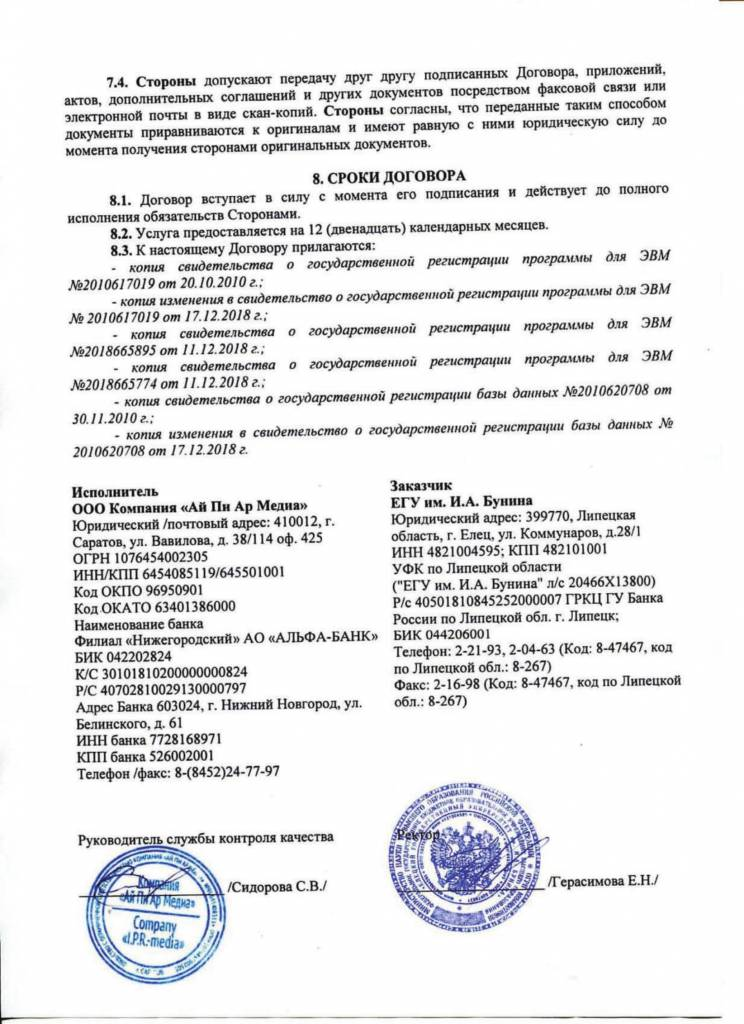
#> input picture computer_vision/simple stamp detector/task_02_1.jpg, 744 x 1024 px
$ python main.py
#> lines starting #> are read from the running program, lines starting #| are printed output that depends on the picture; after the words box and inside, x2 and y2 are one past the last pixel; in counts of white or black regions, pixels touching at a corner belong together
import cv2
import numpy as np


LOWER_BLUE = np.array([90,  60, 50],  dtype=np.uint8)
UPPER_BLUE = np.array([140,255,255], dtype=np.uint8)

def get_mask(hsv, lower, upper):
    return cv2.inRange(hsv, lower, upper)

def biggest_contour(mask):
    cnts, _ = cv2.findContours(mask, cv2.RETR_EXTERNAL, cv2.CHAIN_APPROX_SIMPLE)
    if not cnts:
        return None
    return max(cnts, key=cv2.contourArea)

def is_valid_stamp(cnt, img_wh):
    h, w = img_wh
    area = cv2.contourArea(cnt)
    if area < 6_000 or area > (w*h)//3:
        return False

    per = cv2.arcLength(cnt, True)
    if per == 0:
        return False
    circ = 4 * np.pi * area / (per * per)   # схожесть с кругом
    if not (0.35 < circ < 1.2):
        return False

    x, y, cw, ch = cv2.boundingRect(cnt)
    aspect = cw / ch
    return 0.5 < aspect < 2.0               # лишний контур (линия) - не печать

def detect_stamps(path, show_steps=False):
#> called with path = 'task_02_1.jpg', show_steps = True
    img = cv2.imread(path)
#> img is the input picture: shape (1024, 744, 3); mean B, G, R 233.6, 232.4, 232
    if img is None:
        raise FileNotFoundError(path)
    h, w = img.shape[:2]
#> h = 1024; w = 744

    # маска по цвету
    hsv  = cv2.cvtColor(img, cv2.COLOR_BGR2HSV)
#> hsv: shape (1024, 744, 3); mean H, S, V 7.3, 2.5, 233.7
    mask = get_mask(hsv, LOWER_BLUE, UPPER_BLUE)
#> in get_mask, `return cv2.inRange(hsv, lower, upper)`:
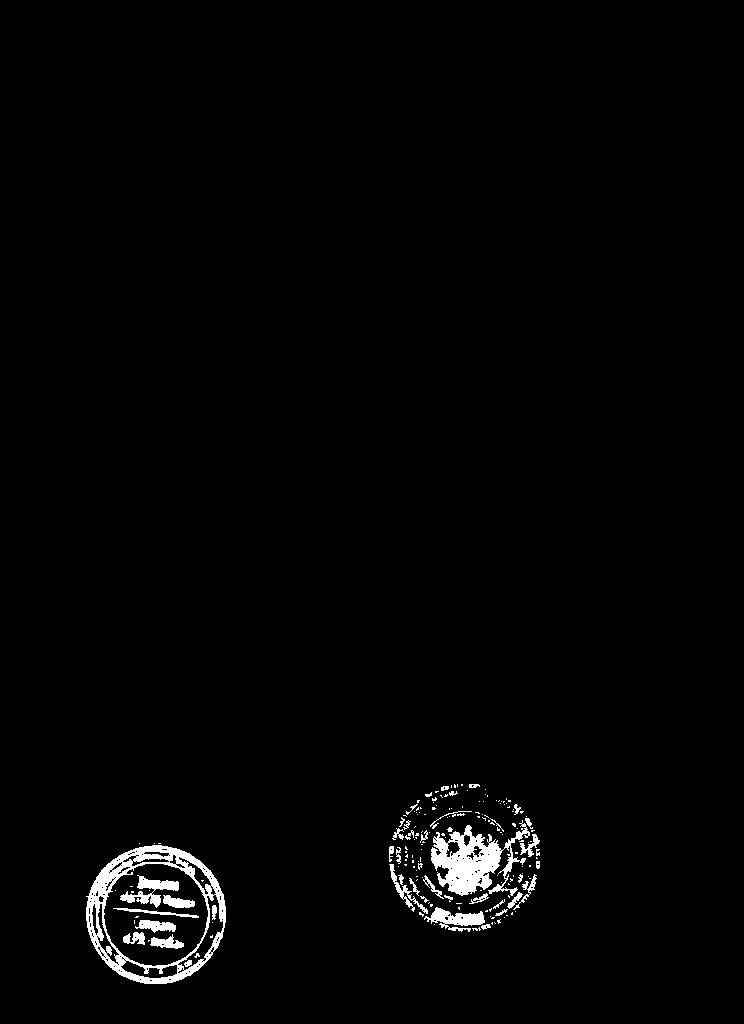
#> returned value: shape (1024, 744); 1.7% white; 181 white regions (137 under 20 px), largest, box (x1, y1, x2, y2) and area: (86, 845, 226, 984) 4634, (431, 820, 530, 896) 3376, (120, 875, 179, 908) 719

    # морф. закрытие
    kernel = cv2.getStructuringElement(cv2.MORPH_ELLIPSE, (15, 15))
    mask   = cv2.morphologyEx(mask, cv2.MORPH_CLOSE, kernel, iterations=2)
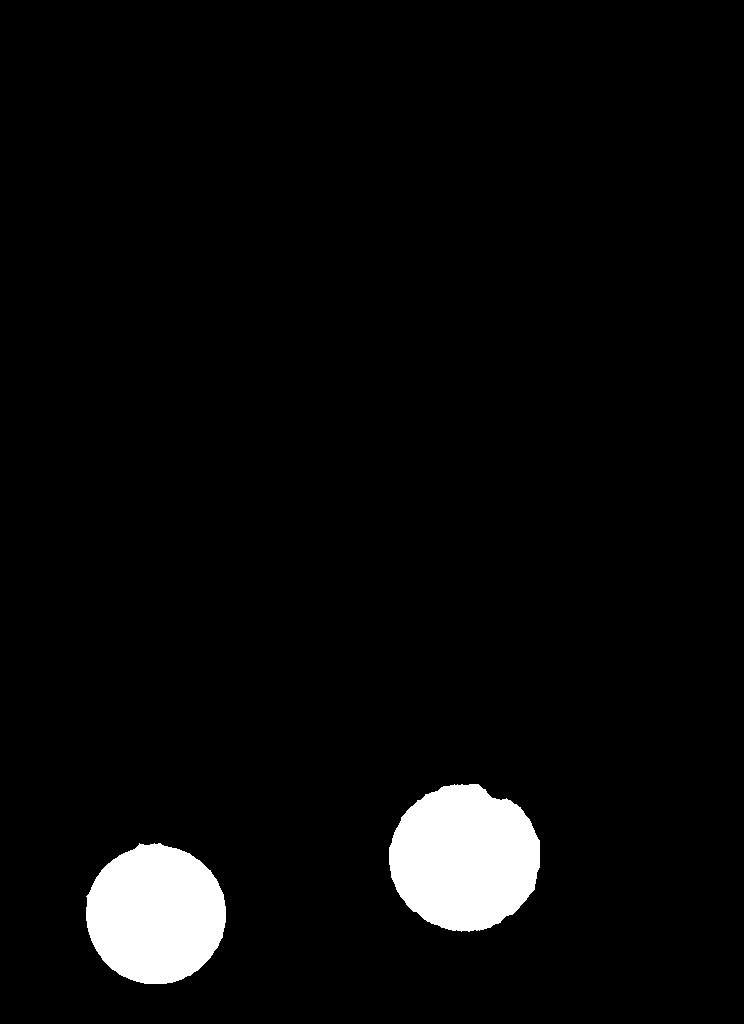
#> mask: shape (1024, 744); 4.3% white; 2 white regions

    cnts, _ = cv2.findContours(mask, cv2.RETR_EXTERNAL, cv2.CHAIN_APPROX_SIMPLE)
#> cnts = 2 contours; box (x1, y1, x2, y2) and area: (389, 784, 540, 932) 17022, (86, 843, 226, 984) 15130

    centers = []
    for cnt in cnts:
        if not is_valid_stamp(cnt, (h, w)):
            continue
        x, y, cw, ch = cv2.boundingRect(cnt)
        centers.append(x + cw/2)

        # Отрисовка
        if show_steps:
            cv2.drawContours(img, [cnt], -1, (0, 255, 0), 2)
            cv2.circle(img, (int(x+cw/2), int(y+ch/2)), 4, (0, 0, 255), -1)
#> this loop made 2 passes
#> (h in is_valid_stamp, w in is_valid_stamp, area in is_valid_stamp, per in is_valid_stamp, circ in is_valid_stamp) on passes 1 to 2: (1024, 744, 15130, 465.2, 0.878), (1024, 744, 17022.5, 502.5, 0.847)
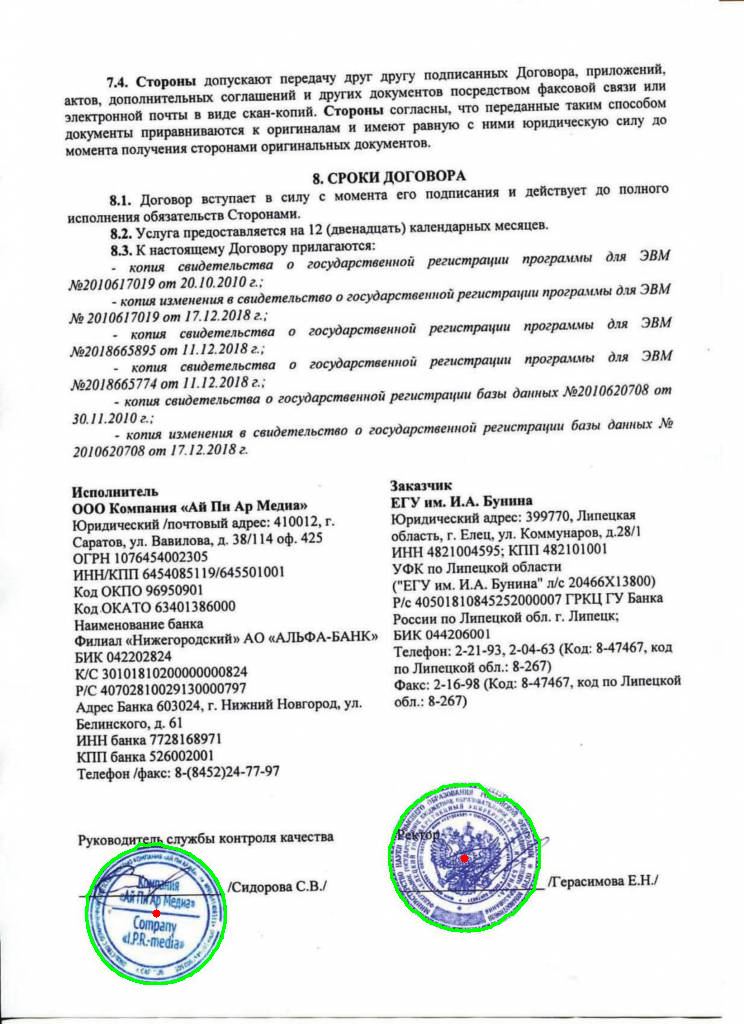
#> img: shape (1024, 744, 3); 0.43% of pixels changed, all inside (x1, y1, x2, y2) = (85, 783, 541, 985)
#> after the loop, centers = [156, 464.5]

    # Определение, на какой стороне печать
    left = right = False
    if len(centers) >= 2:
        left = right = True
    elif len(centers) == 1:
        if centers[0] < w/2:
            left = True
        else:
            right = True

    if show_steps:
        cv2.imshow("проверка", img)
        cv2.waitKey(0)
        cv2.destroyAllWindows()

    return left, right

files = ["task_02_1.jpg",
         "task_02_2.jpg",
         "task_02_3.jpg"]
for idx, fname in enumerate(files, 1):
      left, right = detect_stamps(fname, show_steps=True)
      print(f"Лист {idx}: слева – {left}, справа – {right}")
#> pass 2 of the loop `for idx, fname in enumerate(files, 1):`:
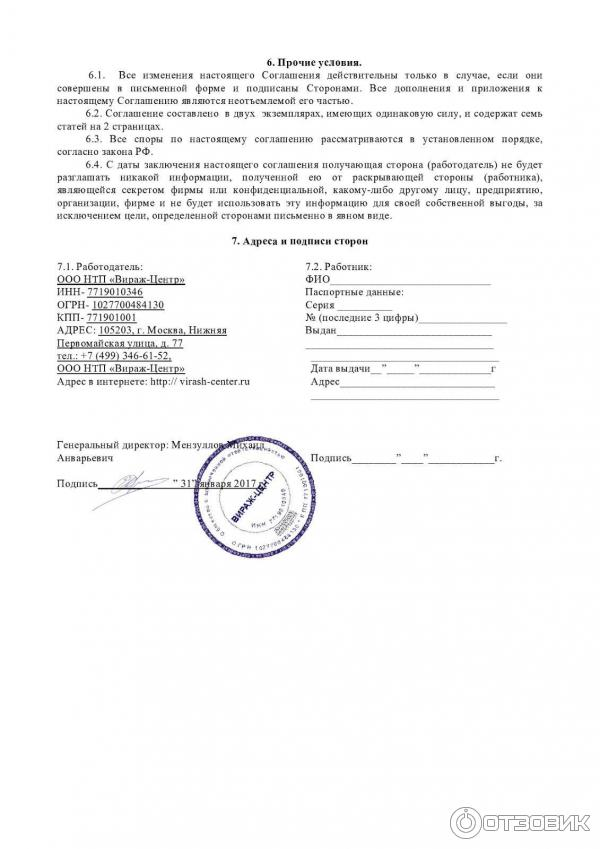
#> input picture computer_vision/simple stamp detector/task_02_2.jpg, 600 x 849 px
#> in detect_stamps, img is the input picture: shape (849, 600, 3); mean B, G, R 246.8, 246.7, 246.7
#> hsv: shape (849, 600, 3); mean H, S, V 2.1, 0.4, 246.9
#> in get_mask (call 2), `return cv2.inRange(hsv, lower, upper)`:
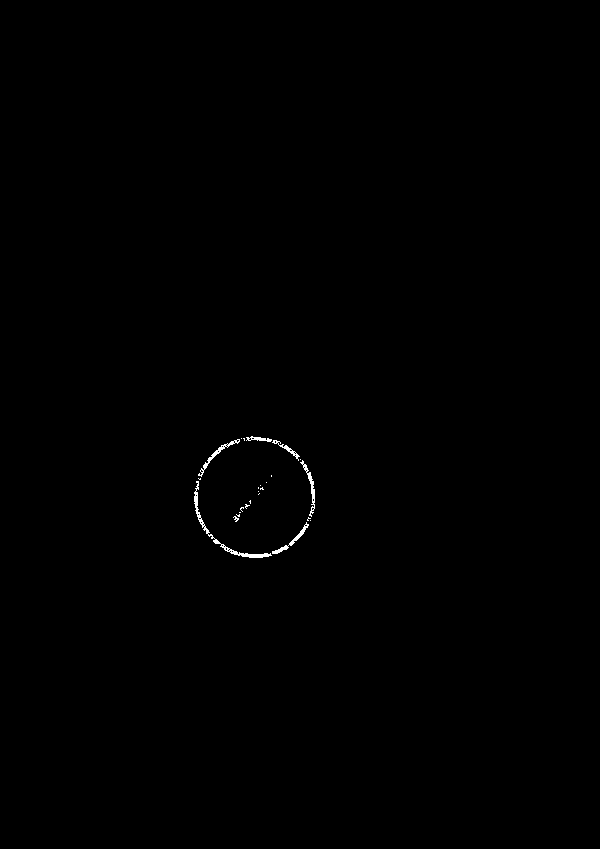
#> returned value: shape (849, 600); 0.23% white in thin lines or dots, all inside (x1, y1, x2, y2) = (194, 436, 315, 558)
#> mask: shape (849, 600); 0.32% white; 3 white regions (1 under 20 px)
#> cnts = 1 contour; box (x1, y1, x2, y2) and area: (194, 436, 315, 558) 11368
#> the loop in detect_stamps (call 2), `for cnt in cnts:` made 1 pass
#> (h in is_valid_stamp, w in is_valid_stamp, area in is_valid_stamp, per in is_valid_stamp, circ in is_valid_stamp) on pass 1: (849, 600, 11368.5, 400.2, 0.892)
#> after the loop in detect_stamps (call 2), `for cnt in cnts:`:
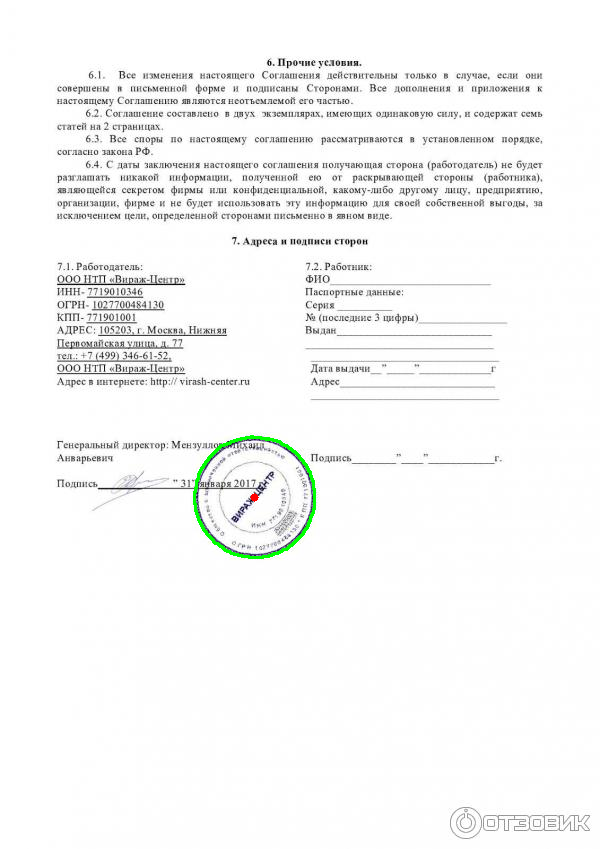
#> img: shape (849, 600, 3); 0.27% of pixels changed, all inside (x1, y1, x2, y2) = (193, 435, 316, 559)
#> after the loop in detect_stamps (call 2), `for cnt in cnts:`: centers = [254.5]
#> pass 3 of the loop `for idx, fname in enumerate(files, 1):`:
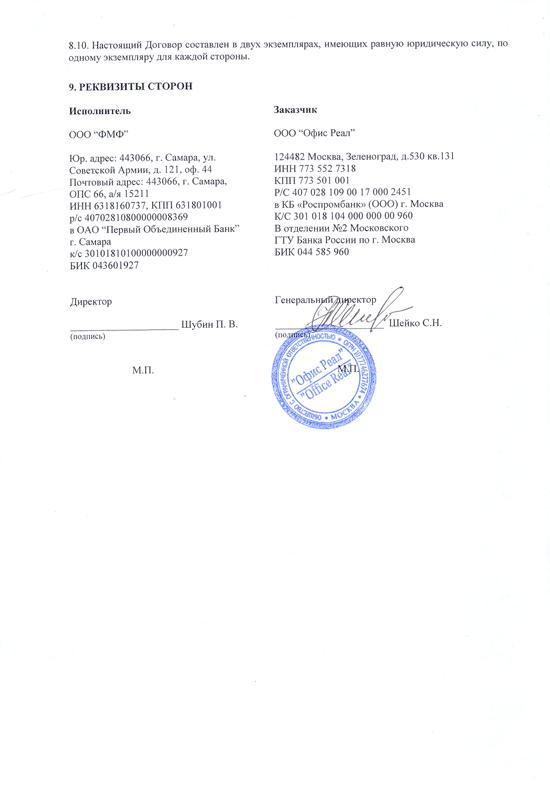
#> input picture computer_vision/simple stamp detector/task_02_3.jpg, 550 x 789 px
#> in detect_stamps, img is the input picture: shape (789, 550, 3); mean B, G, R 251.4, 250.6, 250.4
#> hsv: shape (789, 550, 3); mean H, S, V 15.7, 1.2, 251.4
#> in get_mask (call 3), `return cv2.inRange(hsv, lower, upper)`:
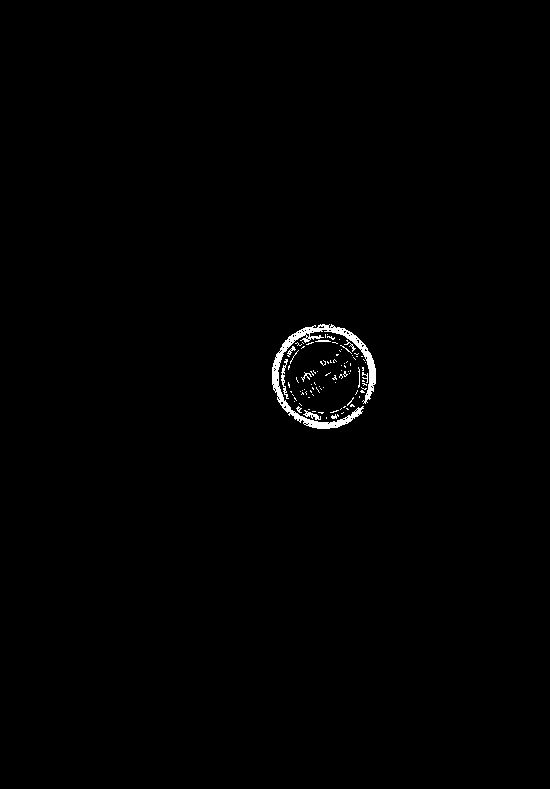
#> returned value: shape (789, 550); 0.62% white; 94 white regions (83 under 20 px), largest, box (x1, y1, x2, y2) and area: (272, 324, 376, 429) 1908, (281, 359, 289, 399) 100, (303, 410, 321, 420) 70
#> mask: shape (789, 550); 2% white; 1 white region
#> cnts = 1 contour; box (x1, y1, x2, y2) and area: (272, 324, 376, 429) 8366
#> the loop in detect_stamps (call 3), `for cnt in cnts:` made 1 pass
#> (h in is_valid_stamp, w in is_valid_stamp, area in is_valid_stamp, per in is_valid_stamp, circ in is_valid_stamp) on pass 1: (789, 550, 8365.5, 346.8, 0.874)
#> after the loop in detect_stamps (call 3), `for cnt in cnts:`:
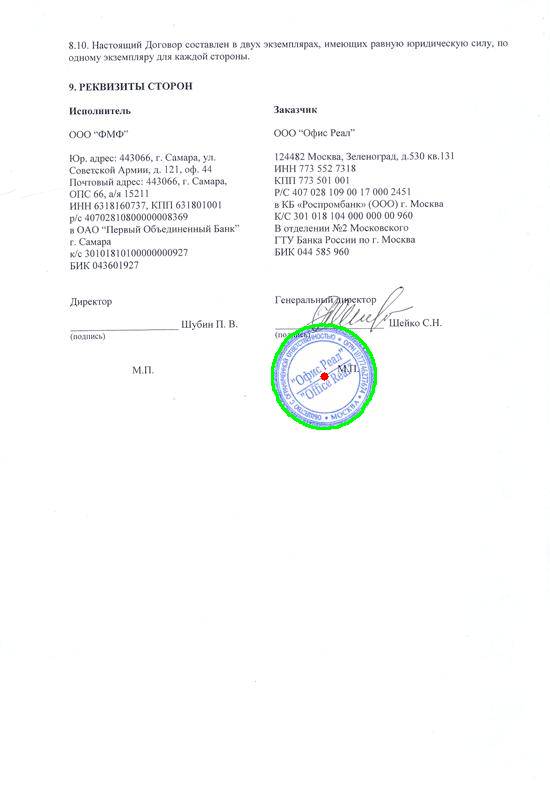
#> img: shape (789, 550, 3); 0.27% of pixels changed, all inside (x1, y1, x2, y2) = (271, 323, 377, 430)
#> after the loop in detect_stamps (call 3), `for cnt in cnts:`: centers = [324]


# Лист 1: слева – True, справа – True
# Лист 2: слева – True, справа – False
# Лист 3: слева – False, справа – True
